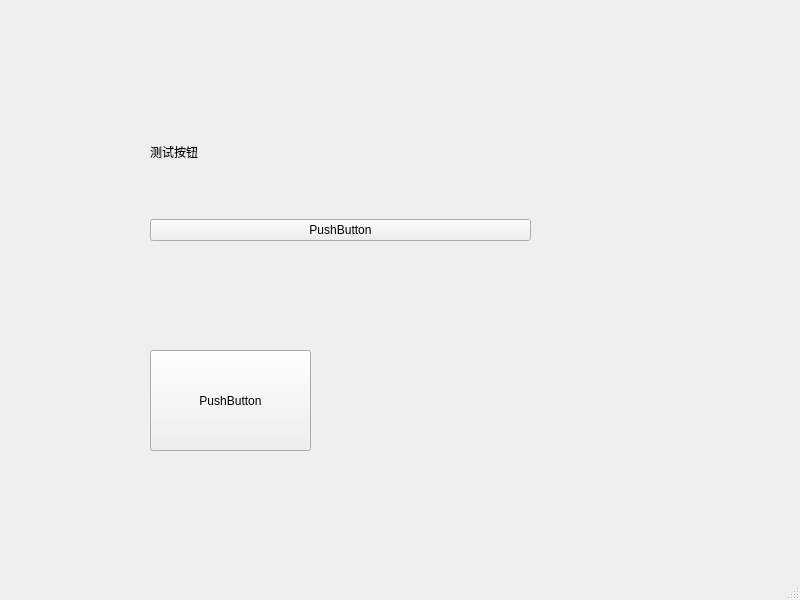
<?xml version="1.0" encoding="UTF-8"?>
<ui version="4.0">
 <author>石子</author>
 <class>MainWindow</class>
 <widget class="QMainWindow" name="MainWindow">
  <property name="geometry">
   <rect>
    <x>0</x>
    <y>0</y>
    <width>800</width>
    <height>600</height>
   </rect>
  </property>
  <property name="windowTitle">
   <string>MainWindow</string>
  </property>
  <property name="toolTip">
   <string>0.0</string>
  </property>
  <property name="statusTip">
   <string>0.000</string>
  </property>
  <widget class="QWidget" name="centralwidget">
   <widget class="QWidget" name="gridLayoutWidget">
    <property name="geometry">
     <rect>
      <x>150</x>
      <y>90</y>
      <width>381</width>
      <height>151</height>
     </rect>
    </property>
    <layout class="QGridLayout" name="gridLayout">
     <item row="2" column="0">
      <widget class="QLabel" name="label">
       <property name="text">
        <string>测试按钮</string>
       </property>
      </widget>
     </item>
     <item row="3" column="0">
      <widget class="QPushButton" name="pushButton">
       <property name="text">
        <string>PushButton</string>
       </property>
      </widget>
     </item>
    </layout>
   </widget>
   <widget class="QPushButton" name="pushButton_2">
    <property name="geometry">
     <rect>
      <x>150</x>
      <y>350</y>
      <width>161</width>
      <height>101</height>
     </rect>
    </property>
    <property name="text">
     <string>PushButton</string>
    </property>
   </widget>
  </widget>
  <widget class="QMenuBar" name="menubar">
   <property name="geometry">
    <rect>
     <x>0</x>
     <y>0</y>
     <width>800</width>
     <height>23</height>
    </rect>
   </property>
  </widget>
  <widget class="QStatusBar" name="statusbar"/>
 </widget>
 <resources/>
 <connections/>
</ui>
